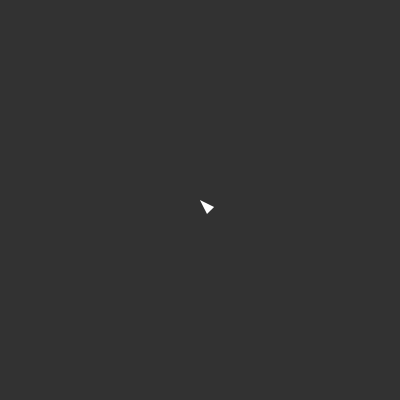
Frame 1 (no input)
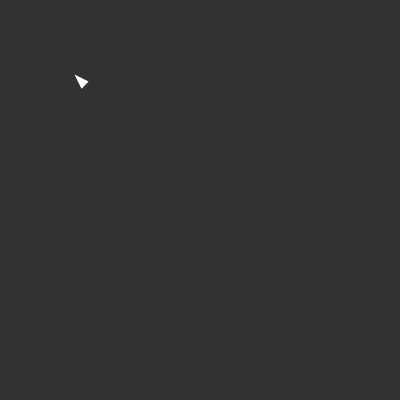
Frame 60 (no input)
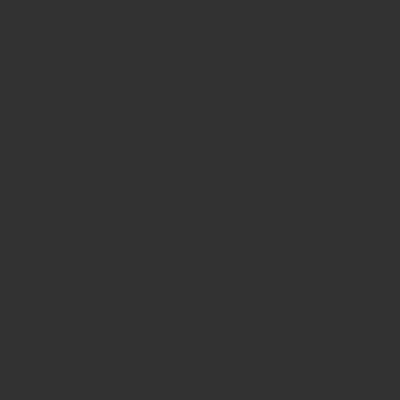
Frame 120 (the mouse pressed at the canvas centre since frame 60)

The p5.js sketch that drew these frames (run headless with seeded random() and noise() and a simulated clock; from frame 60 on, the mouse is pressed at the canvas centre):

// p5.js sketch
// ── sketch.js
let vehicles = [];

function setup() {
  createCanvas(400, 400);
  background(50);

  vehicles.push( new Vehicle(width/2, height/2) );
}

function draw() {
  background(50);
  for (let i=0; i<vehicles.length; i++) {
    let v = vehicles[i];
    let mouseVec = createVector(mouseX, mouseY);
    v.seek( mouseVec );
    //let centerVec = createVector(width/2, height/2);
    //let vec = p5.Vector.sub(mouseVec, centerVec);
    //v.flow( vec.heading() );


    v.update();
    v.display();
  }

  //stroke(255, 0, 0);
  //line(width/2, height/2, mouseX, mouseY);
}

class Vehicle {
  constructor(x, y) {
    this.pos = createVector(x, y);
    this.vel = createVector();
    this.acc = createVector();
    this.angle = 0;

    this.maxSpeed = 5;    // max desired vel
    this.maxForce = 0.1;  // max steering force

    this.detectRad = 80;
  }
  update() {
    this.vel.add(this.acc);
    this.pos.add(this.vel);
    this.acc.mult(0);
    this.angle = this.vel.heading();
  }
  applyForce(f) {
    let force = f.copy();
    // no mass yet
    this.acc.add(force);
  }
  seek( target ) {
    let desiredVel = p5.Vector.sub(target, this.pos);
    let distance = desiredVel.mag();

    desiredVel.normalize();
    if(distance > this.detectRad) {
      desiredVel.mult(this.maxSpeed);
    } else {
      let speed = map(distance, 0, this.detectRad, 0, this.maxSpeed);
      desiredVel.mult(speed);
    }

    let steerForce = p5.Vector.sub(desiredVel, this.vel);
    steerForce.limit(this.maxForce);
    this.applyForce( steerForce );
  }
  flow( angle ) {
    let desiredVel = p5.Vector.fromAngle( angle );
    desiredVel.mult(this.maxSpeed);

    let steerForce = p5.Vector.sub(desiredVel, this.vel);
    steerForce.limit(this.maxForce);
    this.applyForce( steerForce );
  }
  display() {
    push();
    translate(this.pos.x, this.pos.y);
    rotate( this.angle );
    noStroke();
    fill(255);
    triangle(0, 0, -15, 5, -15, -5);
    stroke(0, 0, 255);
    noFill();
    ellipse(0, 0, this.brakeRad*2, this.brakeRad*2);
    pop();
  }
}
